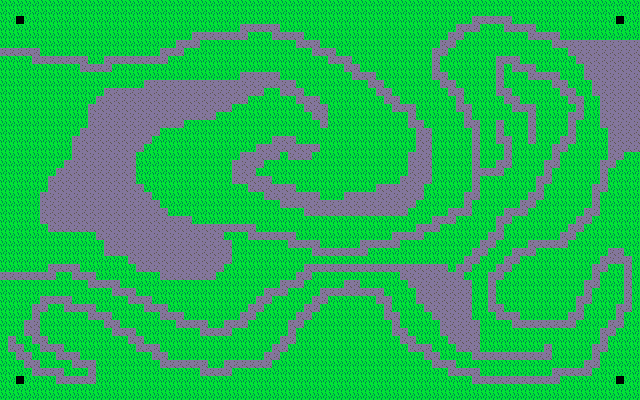

Tiled map render using the project's own tile images. Description and the map definition, with tile-layer contents summarised, below:
An orthogonal 80x50 tile map with 8x8 px tiles, 7 tile layers (Background, Foreground, Neutral, Player4, ...).

<map version="1.0" tiledversion="1.0.3" orientation="orthogonal" renderorder="right-down" width="80" height="50" tilewidth="8" tileheight="8" nextobjectid="1">
 <tileset firstgid="1" source="tinytileset.tsx" />
 <layer name="Background" width="80" height="50">
  <data>[4000 cells, 4000 non-empty, 1 distinct tile ids]</data>
 </layer>
 <layer name="Foreground" width="80" height="50">
  <data>[4000 cells, 1157 non-empty, 1 distinct tile ids]</data>
 </layer>
 <layer name="Neutral" width="80" height="50">
  <data>[4000 cells, 0 non-empty, 0 distinct tile ids]</data>
 </layer>
 <layer name="Player4" width="80" height="50">
  <data>[4000 cells, 1 non-empty, 1 distinct tile ids]</data>
 </layer>
 <layer name="Player3" width="80" height="50">
  <data>[4000 cells, 1 non-empty, 1 distinct tile ids]</data>
 </layer>
 <layer name="Player2" width="80" height="50">
  <data>[4000 cells, 1 non-empty, 1 distinct tile ids]</data>
 </layer>
 <layer name="Player1" width="80" height="50">
  <data>[4000 cells, 1 non-empty, 1 distinct tile ids]</data>
 </layer>
</map>